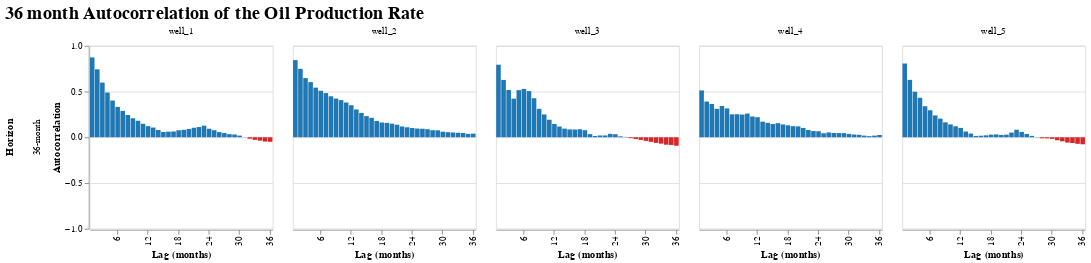

The cell this chart's notebook holds for it:
### Markdown cell above
#### Autocorrelation Plot
- The autocorrelation plot shows how each well’s production correlates with its past values at different lags, helping this analysis gauge how far back the LSTM needs to look to capture meaningful temporal dependencies.

### Code cell
from statsmodels.tsa.stattools import acf

# Define the horizons (in months) to evaluate and prep storage for the results
# horizons = [12, 24, 36]
horizon = 36
max_lag = max(horizons)
value_col = 'oil_producing_daily_avg (bbl/day)'
acf_records = []

# Group by well so we can compute autocorrelation on each monthly time series
well_groups = (
    df[['well_name', 'date', value_col]]
    .dropna(subset=[value_col])
    .sort_values('date')
    .groupby('well_name')
)

for well_name, group in well_groups:
    monthly_series = (
        group.set_index('date')[value_col]
        .resample('MS')
        .mean()
        .interpolate(limit_direction='both')
    )

    if len(monthly_series.dropna()) <= max_lag:
        continue

    acf_values = acf(monthly_series, nlags=max_lag, fft=False, missing='drop')

    # for horizon in horizons:
    for lag in range(1, horizon + 1):
        acf_records.append({
            'well_name': well_name,
            'lag': lag,
            'acf': acf_values[lag],
            'horizon_label': f"{horizon}-month"
        })

# Convert the records into a DataFrame for Altair and build the faceted bar chart
acf_df = pd.DataFrame(acf_records)
horizon_order = [f"{h}-month" for h in horizons]

acf_chart = alt.Chart(acf_df).mark_bar().encode(
    x=alt.X(
        'lag:O',
        title='Lag (months)',
        axis=alt.Axis(values=[6, 12, 18, 24, 30, 36])
    ),
    y=alt.Y('acf:Q', title='Autocorrelation', scale=alt.Scale(domain=[-1, 1])),
    column=alt.Column('well_name:N', title=None),
    row=alt.Row('horizon_label:N', sort=horizon_order, title='Horizon'),
    color=alt.condition(
        alt.datum.acf >= 0,
        alt.value('#1f77b4'),
        alt.value('#d62728')
    ),
    tooltip=[
        alt.Tooltip('well_name:N', title='Well'),
        alt.Tooltip('horizon_label:N', title='Horizon'),
        alt.Tooltip('lag:Q', title='Lag (months)'),
        alt.Tooltip('acf:Q', title='ACF', format='.2f')
    ]
).resolve_scale(
    y='shared'
).properties(
    height=200,
    width=200,
    title=alt.Title('36 month Autocorrelation of the Oil Production Rate', fontSize=20, anchor='start')
)

acf_chart

### Figure 1 — Vega-Lite specification as saved in the notebook (floating-point values rounded to 4 significant figures; data arrays with more than 128 entries replaced by an {"elided": "..."} marker saying what was removed)
{"config": {"view": {"continuousWidth": 300, "continuousHeight": 300}}, "data": {"name": "data-98fac0d876a992899013208d90ff586b"}, "mark": {"type": "bar"}, "encoding": {"color": {"condition": {"test": "(datum.acf >= 0)", "value": "#1f77b4"}, "value": "#d62728"}, "column": {"field": "well_name", "title": null, "type": "nominal"}, "row": {"field": "horizon_label", "sort": ["12-month", "24-month", "36-month"], "title": "Horizon", "type": "nominal"}, "tooltip": [{"field": "well_name", "title": "Well", "type": "nominal"}, {"field": "horizon_label", "title": "Horizon", "type": "nominal"}, {"field": "lag", "title": "Lag (months)", "type": "quantitative"}, {"field": "acf", "format": ".2f", "title": "ACF", "type": "quantitative"}], "x": {"axis": {"values": [6, 12, 18, 24, 30, 36]}, "field": "lag", "title": "Lag (months)", "type": "ordinal"}, "y": {"field": "acf", "scale": {"domain": [-1, 1]}, "title": "Autocorrelation", "type": "quantitative"}}, "height": 200, "resolve": {"scale": {"y": "shared"}}, "title": {"text": "36 month Autocorrelation of the Oil Production Rate", "anchor": "start", "fontSize": 20}, "width": 200, "$schema": "https://vega.github.io/schema/vega-lite/v5.20.1.json", "datasets": {"data-98fac0d876a992899013208d90ff586b": {"elided": "180 records"}}}
